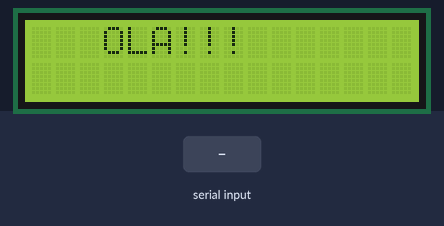
This sketch was run on a simulated Arduino Uno, built with avr-gcc and run on an emulated ATmega328P. Parts: 16×2 character LCD. The inputs (shaded band) are chosen by the test bench.

Above: at 1.2 s.
1.3 s: "S" received over Serial
At 2.0 s:
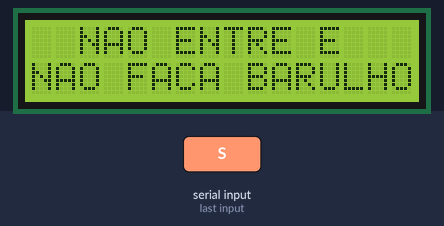
2.8 s: "K" received over Serial
At 3.1 s:
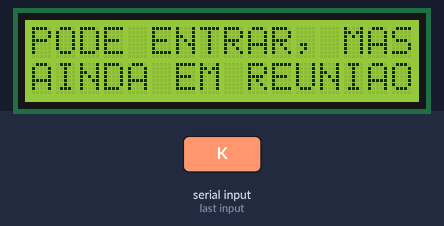
4.3 s: "F" received over Serial
At 4.8 s:
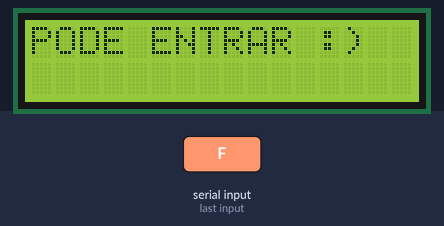
Timing chart, 0 to 7.3 s (numbered marks = the images above; inputs shaded):
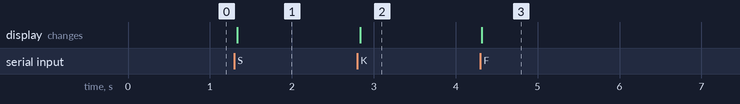

The sketch:

home_office_alert_arduino.ino
```cpp
#include <Wire.h> //INCLUSÃO DE BIBLIOTECA
#include <LiquidCrystal_I2C.h> //INCLUSÃO DE BIBLIOTECA
int flag = 0;

LiquidCrystal_I2C lcd(0x27,2,1,0,4,5,6,7,3, POSITIVE); //ENDEREÇO DO I2C E DEMAIS INFORMAÇÕES

void setup(){
 lcd.begin (16,2); //SETA A QUANTIDADE DE COLUNAS(16) E O NÚMERO DE LINHAS(2) DO DISPLAY
 lcd.setBacklight(HIGH); //LIGA O BACKLIGHT (LUZ DE FUNDO)
  lcd.setCursor(0,0);
  lcd.print("   OLA!!!     ");
  Serial.begin(9600);
}

void loop(){

  if(Serial.available() > 0){
    char data = Serial.read();

    if(data == 'S'){

        lcd.clear();
         lcd.setBacklight(HIGH);
        lcd.setCursor(0,0); //SETA A POSIÇÃO DO CURSOR
        lcd.print("  NAO ENTRE E  "); //IMPRIME O TEXTO NO DISPLAY LCD
        lcd.setCursor(0,1); //SETA A POSIÇÃO DO CURSOR
        lcd.print("NAO FACA BARULHO");


    }
    else if(data == 'K'){

        lcd.clear();
         lcd.setBacklight(HIGH);
        lcd.setCursor(0,0); //SETA A POSIÇÃO DO CURSOR
        lcd.print("PODE ENTRAR, MAS"); //IMPRIME O TEXTO NO DISPLAY LCD
        lcd.setCursor(0,1); //SETA A POSIÇÃO DO CURSOR
        lcd.print("AINDA EM REUNIAO!");
;

    }
    else if(data == 'F'){

        lcd.clear();
         lcd.setBacklight(HIGH);
        lcd.setCursor(0,0); //SETA A POSIÇÃO DO CURSOR
        lcd.print("PODE ENTRAR :)"); //IMPRIME O TEXTO NO DISPLAY LCD


    }
  }
}
```

Measured:
- after the input at 1.3 s, the display: changes at once (image 1)
- after the input at 2.8 s, the display: changes at once (image 2)
- after the input at 4.3 s, the display: changes at once (image 3)
